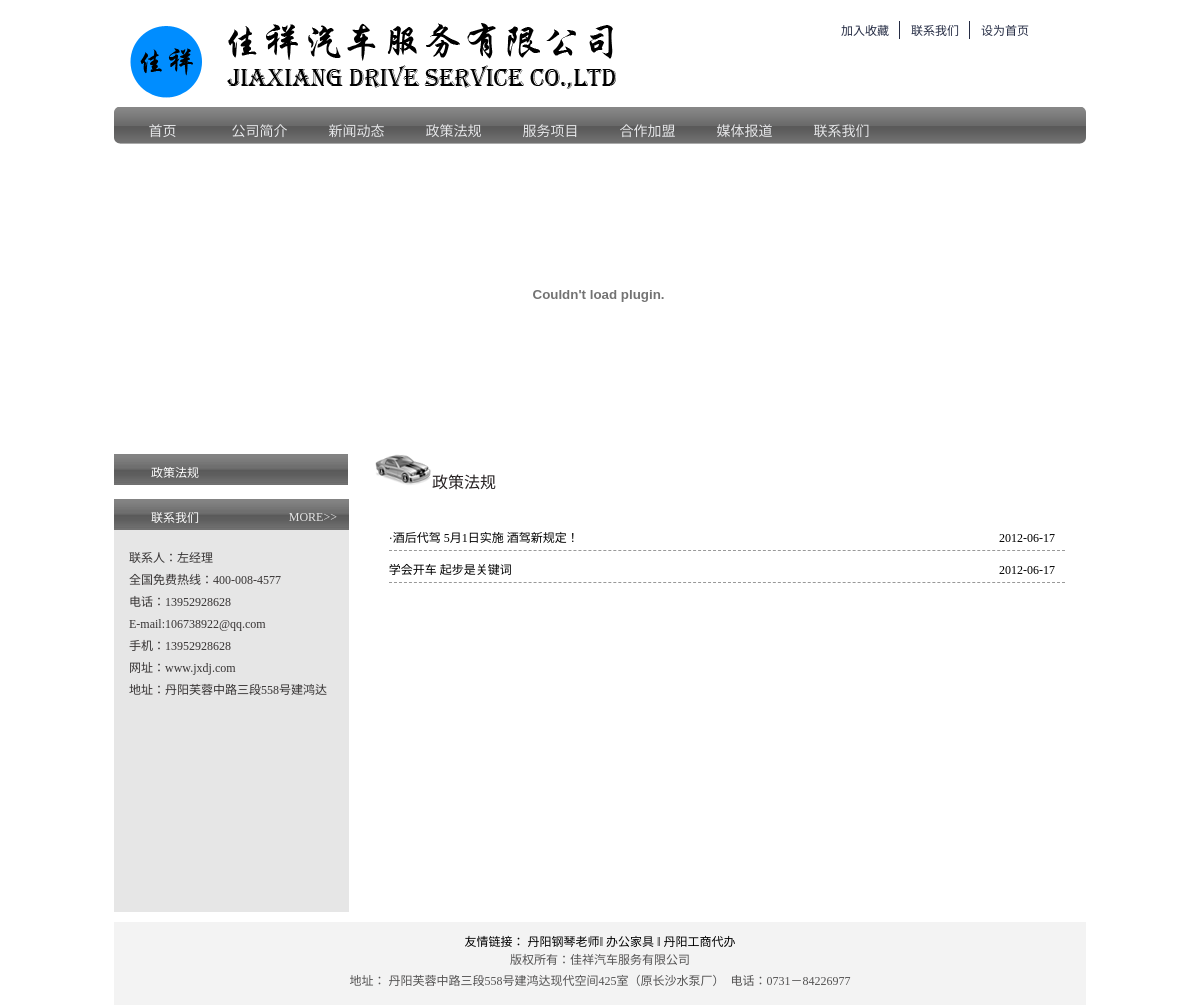
The app's page /policies.php with its own data.
### tables this page shows
CREATE TABLE `news`(
	`id` int(20) NOT NULL AUTO_INCREMENT,
	`type` varchar(20) NOT NULL,
	`title` varchar(100) NOT NULL,
	`context` text NOT NULL,
	`created_at` date DEFAULT NULL,
	PRIMARY KEY (`id`)
);

### policies.php (the view, shortened to what this page needs)
<html xmlns="http://www.w3.org/1999/xhtml">
<head>
</head>
<body>
	<div id="overall">
		<div id="left">
			<div id="nul">
				<h2 class="h"><span>政策法规</span></h2>
			</div>
		</div>
		<div id="right">
			<h2>政策法规</h2>
			<div id="web_content">
				<ul id="web_new">
	                <?
	                    include("libs/db.php");
	                    $strSql="select * from news where type='policies' order by created_at desc";
	                    $result=mysql_query($strSql,$myconn);
	                    while($row=mysql_fetch_array($result))
	                    {
	                ?>
	                    <li>
	                        <a href="/policies/?id=<?=$row['id']?>"><span class="time"><?=$row['created_at']?></span><?=$row["title"]?></a>
	                    </li>
	                <?
	                    }
	                ?>
	                </ul>
			</div>
		</div>
	</div>
</body>

### css/css.css (style rules this page uses)
li { list-style:none; }
a { font-size:12px; text-decoration:none; }
a:link { color:#000000; }
#nav ul li .ac { color:#FFFFFF; background-image:url(/images/index_bj.jpg); height:19px; overflow:auto }
#web_content { padding-bottom:20px;padding-top:30px;overflow:auto; width:100%;font-size:12px;line-height:24px; }
#web_content #web_new li { margin-left:2%; margin-bottom:7px; background-image:none; background-repeat:no-repeat;border-bottom:1px dashed #999999; }
#web_content #web_new li .time { float:right; display:inline;margin-right:10px; }
#web_content #web_new li a { color:#000000; }
#overall { margin:0 auto; width:972px; }
#overall #logo { float:left; display:inline; margin-left:11px; margin-top:22px; }
#overall #lianxi { float:left; display:inline; margin-left:110px; background-image:url(/images/index_tel.png); background-position:bottom; height:88px; width:268px; margin-top:11px; }
#overall #lianxi ul { margin-left:68px; margin-top:10px; }
#overall #lianxi ul li { float:left; display:inline; border-right:1px solid #252c44; padding-left:11px; padding-right:10px; }
#overall #lianxi ul #index { padding-right:0px; border:0px; }
#overall #lianxi ul li a { font-size:12px; color:#252c44; }
#overall #nav { float:left; display:inline; background-image:url(/images/index_nav.png); height:37px; width:972px; margin-top:8px; }
#overall #nav ul li { float:left; display:inline; background-image:url(/images/index_navshu.jpg); background-position:right; width:97px; text-align:center; height:24px; padding-top:13px; }
#overall #nav ul li a { color:#e6e7e9; font-family:"黑体";font-size:14px; }
#overall #nav ul #lx { background-image:none; }
#overall #flash { float:left; display:inline;margin-bottom:10px; }
#overall .h { background-image:url(/images/index_titlebj.jpg); background-repeat:repeat-x; height:22px; padding-left:21px; padding-top:9px; font-weight:normal; margin-bottom:4px; }
#overall .h span { background-image:url(/images/index_san.gif); padding-left:16px; color:#ffffff; }
#overall .h a { float:right; display:inline;color:#e6e6e6; font-size:12px; margin-right:12px; margin-top:2px; }
#overall #connection { float:left; display:inline; width:235px; background-color:#e6e6e6; padding-bottom:13px; }
#overall #connection p { font-size:12px; color:#373434; margin-top:17px; margin-left:15px; line-height:22px; }
#overall #copyright { float:left; display:inline; text-align:center; width:972px; background-color:#f3f3f3; padding-top:10px; padding-bottom:10px; }
#overall #copyright p { font-size:12px; color:#545353; line-height:21px; margin-bottom:3px; }
#overall #left { width:234px; float:left; margin-bottom:10px; }
#overall #left #nul { margin-bottom:10px; float:left;width:234px; }
#overall #right { float:left; display:inline; width:690px; margin-left:7px;padding-left:20px;padding-right:20px; }
#overall #right h2 { background-image:url(/images/web_car.png); font-family:"黑体"; font-weight:normal; color:#272223; font-size:16px; padding-left:57px; height:27px; padding-top:15px; }

### records on screen
news: created_at "2012-06-17", title "·酒后代驾 5月1日实施 酒驾新规定！"
news: created_at "2012-06-17", title "学会开车 起步是关键词"
